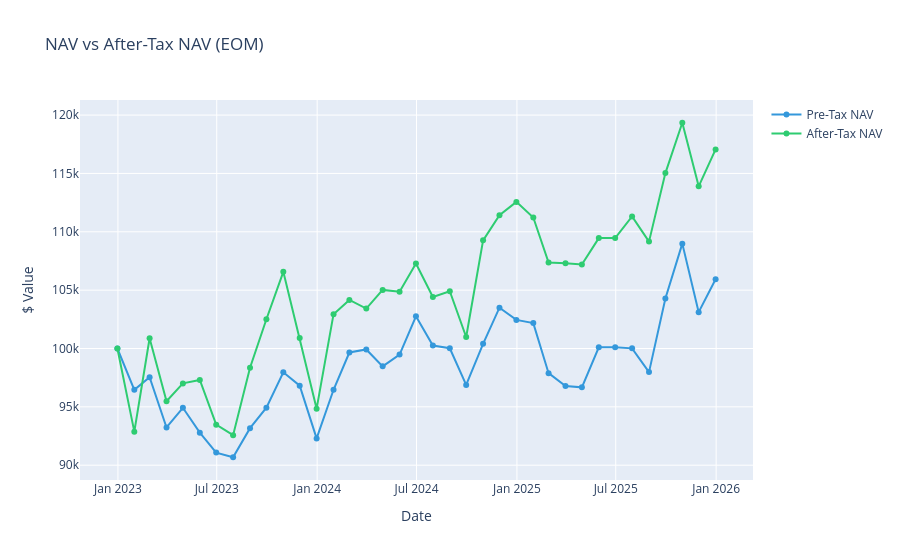
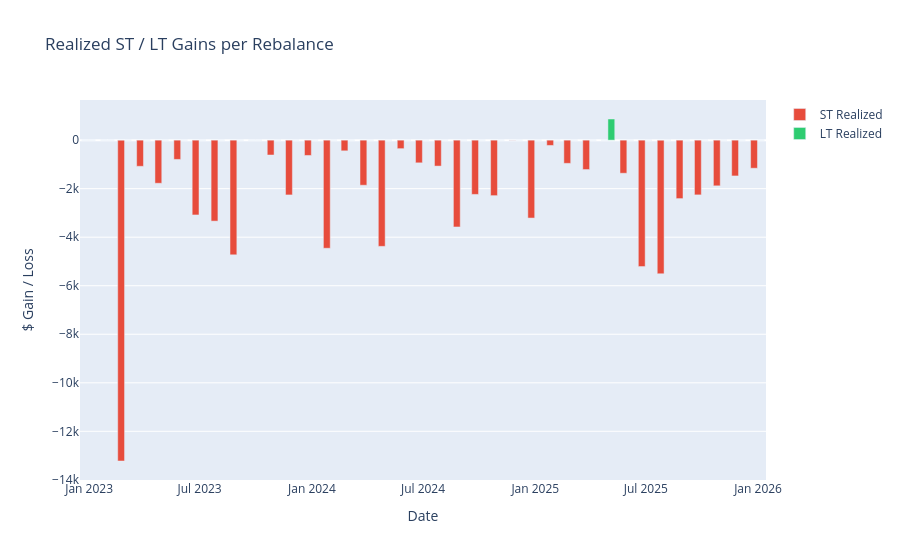
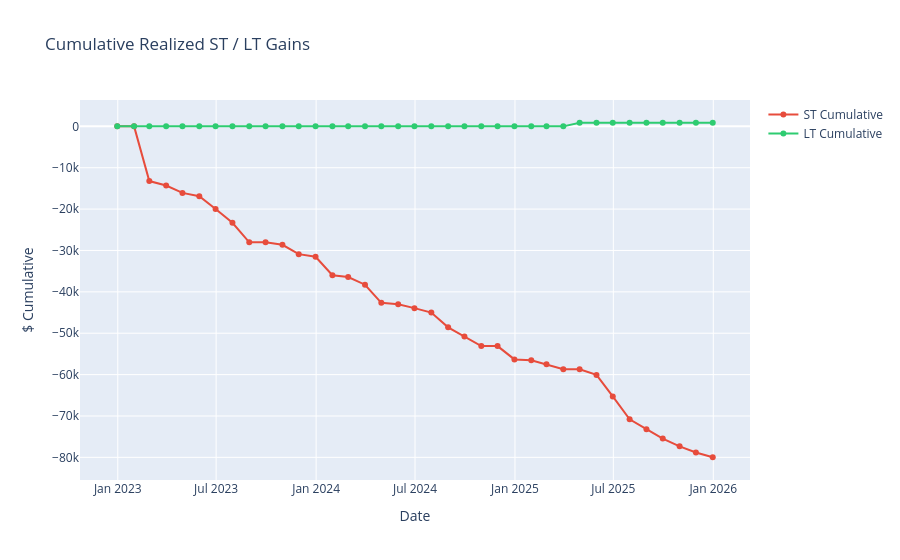
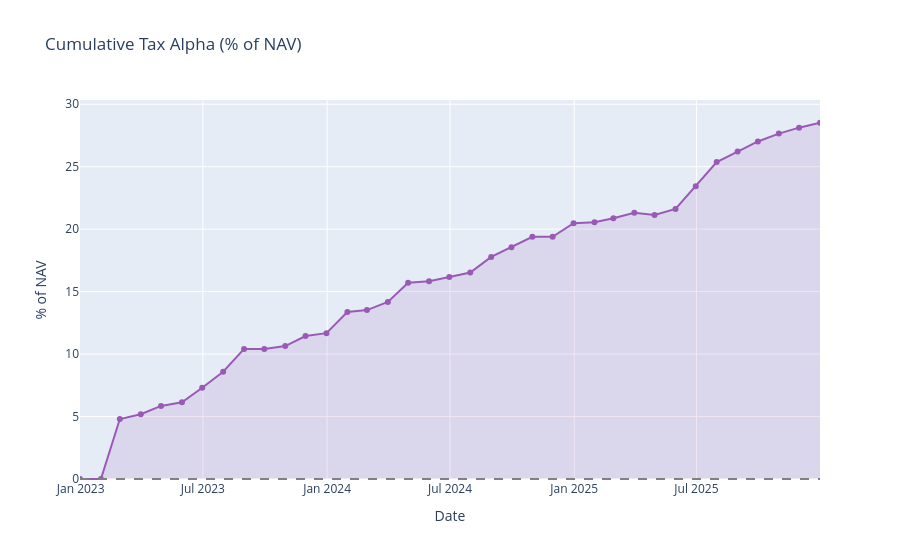

The code cell stored with these charts, in order, in its notebook:
### Code cell
# Cell 6 — Interactive charts
dates = df.index.astype(str).tolist()

# ── Chart 1: NAV vs After-Tax NAV ──────────────────────────────────────────
fig1 = go.Figure()
fig1.add_trace(go.Scatter(x=dates, y=df["nav_eom"], name="Pre-Tax NAV",
                          line=dict(color="#3498db"), mode="lines+markers",
                          hovertemplate="%{x}<br>Pre-Tax NAV: $%{y:,.0f}<extra></extra>"))
fig1.add_trace(go.Scatter(x=dates, y=df["after_tax_nav"], name="After-Tax NAV",
                          line=dict(color="#2ecc71"), mode="lines+markers",
                          hovertemplate="%{x}<br>After-Tax NAV: $%{y:,.0f}<extra></extra>"))
fig1.update_layout(title="NAV vs After-Tax NAV (EOM)", hovermode="x unified",
                   xaxis_title="Date", yaxis_title="$ Value")
fig1.show()

# ── Chart 2: Realized ST / LT Gains per Rebalance ─────────────────────────
fig2 = go.Figure()
fig2.add_trace(go.Bar(x=dates, y=df["st_realized"], name="ST Realized",
                      marker_color="#e74c3c",
                      hovertemplate="%{x}<br>ST: $%{y:,.0f}<extra></extra>"))
fig2.add_trace(go.Bar(x=dates, y=df["lt_realized"], name="LT Realized",
                      marker_color="#2ecc71",
                      hovertemplate="%{x}<br>LT: $%{y:,.0f}<extra></extra>"))
fig2.update_layout(title="Realized ST / LT Gains per Rebalance",
                   barmode="group", hovermode="x unified",
                   xaxis_title="Date", yaxis_title="$ Gain / Loss")
fig2.show()

# ── Chart 3: Cumulative Realized ST / LT ──────────────────────────────────
fig3 = go.Figure()
fig3.add_trace(go.Scatter(x=dates, y=df["st_cumulative"], name="ST Cumulative",
                          line=dict(color="#e74c3c"), mode="lines+markers",
                          hovertemplate="%{x}<br>ST Cumul: $%{y:,.0f}<extra></extra>"))
fig3.add_trace(go.Scatter(x=dates, y=df["lt_cumulative"], name="LT Cumulative",
                          line=dict(color="#2ecc71"), mode="lines+markers",
                          hovertemplate="%{x}<br>LT Cumul: $%{y:,.0f}<extra></extra>"))
fig3.update_layout(title="Cumulative Realized ST / LT Gains", hovermode="x unified",
                   xaxis_title="Date", yaxis_title="$ Cumulative")
fig3.show()

# ── Chart 4: Cumulative Tax Alpha ──────────────────────────────────────────
cum_alpha = df["tax_alpha"].astype(float).cumsum() * 100
fig4 = go.Figure()
fig4.add_trace(go.Scatter(x=dates, y=cum_alpha, name="Cumul. Tax Alpha",
                          line=dict(color="#9b59b6"), mode="lines+markers",
                          fill="tozeroy", fillcolor="rgba(155,89,182,0.15)",
                          hovertemplate="%{x}<br>Tax Alpha: %{y:.3f}%<extra></extra>"))
fig4.add_hline(y=0, line_dash="dash", line_color="gray")
fig4.update_layout(title="Cumulative Tax Alpha (% of NAV)", hovermode="x unified",
                   xaxis_title="Date", yaxis_title="% of NAV")
fig4.show()

### Figure 1 — Plotly figure (JSON) as saved in the notebook; plotly's stock layout.template omitted (floating-point values rounded to 4 significant figures)
{"data": [{"hovertemplate": "%{x}<br>Pre-Tax NAV: $%{y:,.0f}<extra></extra>", "line": {"color": "#3498db"}, "mode": "lines+markers", "name": "Pre-Tax NAV", "type": "scatter", "x": ["2022-12-31", "2023-01-31", "2023-02-28", "2023-03-31", "2023-04-30", "2023-05-31", "2023-06-30", "2023-07-31", "2023-08-31", "2023-09-30", "2023-10-31", "2023-11-30", "2023-12-31", "2024-01-31", "2024-02-29", "2024-03-31", "2024-04-30", "2024-05-31", "2024-06-30", "2024-07-31", "2024-08-31", "2024-09-30", "2024-10-31", "2024-11-30", "2024-12-31", "2025-01-31", "2025-02-28", "2025-03-31", "2025-04-30", "2025-05-31", "2025-06-30", "2025-07-31", "2025-08-31", "2025-09-30", "2025-10-31", "2025-11-30", "2025-12-31"], "y": [100000.0, 96460.0, 97540.0, 93230.0, 94920.0, 92790.0, 91080.0, 90680.0, 93170.0, 94930.0, 97960.0, 96820.0, 92300.0, 96460.0, 99660.0, 99920.0, 98470.0, 99480.0, 102800.0, 100200.0, 100000.0, 96880.0, 100400.0, 103500.0, 102500.0, 102200.0, 97890.0, 96790.0, 96670.0, 100100.0, 100100.0, 100000.0, 97980.0, 104300.0, 109000.0, 103100.0, 105900.0]}, {"hovertemplate": "%{x}<br>After-Tax NAV: $%{y:,.0f}<extra></extra>", "line": {"color": "#2ecc71"}, "mode": "lines+markers", "name": "After-Tax NAV", "type": "scatter", "x": ["2022-12-31", "2023-01-31", "2023-02-28", "2023-03-31", "2023-04-30", "2023-05-31", "2023-06-30", "2023-07-31", "2023-08-31", "2023-09-30", "2023-10-31", "2023-11-30", "2023-12-31", "2024-01-31", "2024-02-29", "2024-03-31", "2024-04-30", "2024-05-31", "2024-06-30", "2024-07-31", "2024-08-31", "2024-09-30", "2024-10-31", "2024-11-30", "2024-12-31", "2025-01-31", "2025-02-28", "2025-03-31", "2025-04-30", "2025-05-31", "2025-06-30", "2025-07-31", "2025-08-31", "2025-09-30", "2025-10-31", "2025-11-30", "2025-12-31"], "y": [100000.0, 92880.0, 100900.0, 95480.0, 97010.0, 97300.0, 93470.0, 92570.0, 98350.0, 102500.0, 106600.0, 100900.0, 94840.0, 102900.0, 104200.0, 103400.0, 105000.0, 104900.0, 107300.0, 104400.0, 104900.0, 101000.0, 109300.0, 111400.0, 112600.0, 111200.0, 107400.0, 107300.0, 107200.0, 109500.0, 109500.0, 111300.0, 109200.0, 115000.0, 119300.0, 113900.0, 117100.0]}], "layout": {"hovermode": "x unified", "title": {"text": "NAV vs After-Tax NAV (EOM)"}, "xaxis": {"title": {"text": "Date"}}, "yaxis": {"title": {"text": "$ Value"}}}}

### Figure 2 — Plotly figure (JSON) as saved in the notebook; plotly's stock layout.template omitted (floating-point values rounded to 4 significant figures)
{"data": [{"hovertemplate": "%{x}<br>ST: $%{y:,.0f}<extra></extra>", "marker": {"color": "#e74c3c"}, "name": "ST Realized", "type": "bar", "x": ["2022-12-31", "2023-01-31", "2023-02-28", "2023-03-31", "2023-04-30", "2023-05-31", "2023-06-30", "2023-07-31", "2023-08-31", "2023-09-30", "2023-10-31", "2023-11-30", "2023-12-31", "2024-01-31", "2024-02-29", "2024-03-31", "2024-04-30", "2024-05-31", "2024-06-30", "2024-07-31", "2024-08-31", "2024-09-30", "2024-10-31", "2024-11-30", "2024-12-31", "2025-01-31", "2025-02-28", "2025-03-31", "2025-04-30", "2025-05-31", "2025-06-30", "2025-07-31", "2025-08-31", "2025-09-30", "2025-10-31", "2025-11-30", "2025-12-31"], "y": [0.0, 0.0, -13220.0, -1078.0, -1776.0, -794.4, -3083.0, -3337.0, -4725.0, -1.846e-05, -613.2, -2258.0, -631.2, -4455.0, -440.8, -1858.0, -4377.0, -350.4, -935.4, -1069.0, -3578.0, -2236.0, -2287.0, -6.514, -3211.0, -218.3, -956.4, -1212.0, 0.0, -1364.0, -5209.0, -5508.0, -2409.0, -2256.0, -1883.0, -1476.0, -1158.0]}, {"hovertemplate": "%{x}<br>LT: $%{y:,.0f}<extra></extra>", "marker": {"color": "#2ecc71"}, "name": "LT Realized", "type": "bar", "x": ["2022-12-31", "2023-01-31", "2023-02-28", "2023-03-31", "2023-04-30", "2023-05-31", "2023-06-30", "2023-07-31", "2023-08-31", "2023-09-30", "2023-10-31", "2023-11-30", "2023-12-31", "2024-01-31", "2024-02-29", "2024-03-31", "2024-04-30", "2024-05-31", "2024-06-30", "2024-07-31", "2024-08-31", "2024-09-30", "2024-10-31", "2024-11-30", "2024-12-31", "2025-01-31", "2025-02-28", "2025-03-31", "2025-04-30", "2025-05-31", "2025-06-30", "2025-07-31", "2025-08-31", "2025-09-30", "2025-10-31", "2025-11-30", "2025-12-31"], "y": [0.0, 0.0, 0.0, 0.0, 0.0, 0.0, 0.0, 0.0, 0.0, 0.0, 0.0, 0.0, 0.0, 0.0, 0.0, 0.0, 0.0, 0.0, 0.0, 0.0, 0.0, 0.0, 0.0, 0.0, 0.0, 0.0, 0.0, 0.0, 871.6, 0.0, 0.0, 0.0, 0.0, 0.0, 0.0, 0.0, 0.0]}], "layout": {"barmode": "group", "hovermode": "x unified", "title": {"text": "Realized ST / LT Gains per Rebalance"}, "xaxis": {"title": {"text": "Date"}}, "yaxis": {"title": {"text": "$ Gain / Loss"}}}}

### Figure 3 — Plotly figure (JSON) as saved in the notebook; plotly's stock layout.template omitted (floating-point values rounded to 4 significant figures)
{"data": [{"hovertemplate": "%{x}<br>ST Cumul: $%{y:,.0f}<extra></extra>", "line": {"color": "#e74c3c"}, "mode": "lines+markers", "name": "ST Cumulative", "type": "scatter", "x": ["2022-12-31", "2023-01-31", "2023-02-28", "2023-03-31", "2023-04-30", "2023-05-31", "2023-06-30", "2023-07-31", "2023-08-31", "2023-09-30", "2023-10-31", "2023-11-30", "2023-12-31", "2024-01-31", "2024-02-29", "2024-03-31", "2024-04-30", "2024-05-31", "2024-06-30", "2024-07-31", "2024-08-31", "2024-09-30", "2024-10-31", "2024-11-30", "2024-12-31", "2025-01-31", "2025-02-28", "2025-03-31", "2025-04-30", "2025-05-31", "2025-06-30", "2025-07-31", "2025-08-31", "2025-09-30", "2025-10-31", "2025-11-30", "2025-12-31"], "y": [0.0, 0.0, -13220.0, -14300.0, -16080.0, -16870.0, -19960.0, -23290.0, -28020.0, -28020.0, -28630.0, -30890.0, -31520.0, -35980.0, -36420.0, -38270.0, -42650.0, -43000.0, -43940.0, -45010.0, -48580.0, -50820.0, -53110.0, -53110.0, -56330.0, -56540.0, -57500.0, -58710.0, -58710.0, -60080.0, -65290.0, -70790.0, -73200.0, -75460.0, -77340.0, -78820.0, -79980.0]}, {"hovertemplate": "%{x}<br>LT Cumul: $%{y:,.0f}<extra></extra>", "line": {"color": "#2ecc71"}, "mode": "lines+markers", "name": "LT Cumulative", "type": "scatter", "x": ["2022-12-31", "2023-01-31", "2023-02-28", "2023-03-31", "2023-04-30", "2023-05-31", "2023-06-30", "2023-07-31", "2023-08-31", "2023-09-30", "2023-10-31", "2023-11-30", "2023-12-31", "2024-01-31", "2024-02-29", "2024-03-31", "2024-04-30", "2024-05-31", "2024-06-30", "2024-07-31", "2024-08-31", "2024-09-30", "2024-10-31", "2024-11-30", "2024-12-31", "2025-01-31", "2025-02-28", "2025-03-31", "2025-04-30", "2025-05-31", "2025-06-30", "2025-07-31", "2025-08-31", "2025-09-30", "2025-10-31", "2025-11-30", "2025-12-31"], "y": [0.0, 0.0, 0.0, 0.0, 0.0, 0.0, 0.0, 0.0, 0.0, 0.0, 0.0, 0.0, 0.0, 0.0, 0.0, 0.0, 0.0, 0.0, 0.0, 0.0, 0.0, 0.0, 0.0, 0.0, 0.0, 0.0, 0.0, 0.0, 871.6, 871.6, 871.6, 871.6, 871.6, 871.6, 871.6, 871.6, 871.6]}], "layout": {"hovermode": "x unified", "title": {"text": "Cumulative Realized ST / LT Gains"}, "xaxis": {"title": {"text": "Date"}}, "yaxis": {"title": {"text": "$ Cumulative"}}}}

### Figure 4 — Plotly figure (JSON) as saved in the notebook; plotly's stock layout.template omitted (floating-point values rounded to 4 significant figures)
{"data": [{"fill": "tozeroy", "fillcolor": "rgba(155,89,182,0.15)", "hovertemplate": "%{x}<br>Tax Alpha: %{y:.3f}%<extra></extra>", "line": {"color": "#9b59b6"}, "mode": "lines+markers", "name": "Cumul. Tax Alpha", "type": "scatter", "x": ["2022-12-31", "2023-01-31", "2023-02-28", "2023-03-31", "2023-04-30", "2023-05-31", "2023-06-30", "2023-07-31", "2023-08-31", "2023-09-30", "2023-10-31", "2023-11-30", "2023-12-31", "2024-01-31", "2024-02-29", "2024-03-31", "2024-04-30", "2024-05-31", "2024-06-30", "2024-07-31", "2024-08-31", "2024-09-30", "2024-10-31", "2024-11-30", "2024-12-31", "2025-01-31", "2025-02-28", "2025-03-31", "2025-04-30", "2025-05-31", "2025-06-30", "2025-07-31", "2025-08-31", "2025-09-30", "2025-10-31", "2025-11-30", "2025-12-31"], "y": [0.0, 0.0, 4.798, 5.185, 5.852, 6.145, 7.308, 8.59, 10.41, 10.41, 10.64, 11.45, 11.67, 13.36, 13.52, 14.18, 15.71, 15.83, 16.16, 16.53, 17.78, 18.56, 19.39, 19.39, 20.47, 20.55, 20.88, 21.31, 21.13, 21.62, 23.44, 25.37, 26.21, 27.02, 27.65, 28.13, 28.52]}], "layout": {"hovermode": "x unified", "shapes": [{"line": {"color": "gray", "dash": "dash"}, "type": "line", "x0": 0, "x1": 1, "xref": "x domain", "y0": 0, "y1": 0, "yref": "y"}], "title": {"text": "Cumulative Tax Alpha (% of NAV)"}, "xaxis": {"title": {"text": "Date"}}, "yaxis": {"title": {"text": "% of NAV"}}}}
